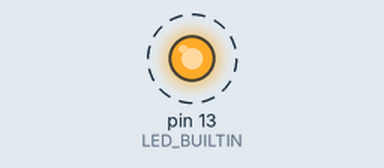
Bench run of a sketch on a simulated Arduino Uno, built with avr-gcc and run on an emulated ATmega328P. Shown: output pins drawn as LEDs (lit = HIGH). Dashed ring = blinking.

Above: at 4.06 s.
Timing chart, 0 to 7.0 s (numbered marks = the images above):
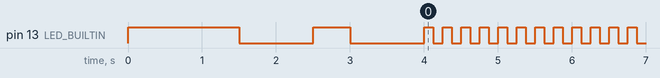

Measured:
- by itself, pin 13 (LED_BUILTIN): goes LOW 1.0 s, HIGH 0.50 s, LOW 1.0 s, 503 × (HIGH 0.13 s, LOW 0.13 s), HIGH 0.13 s, then LOW

The sketch:

BlinkVariations2.ino
```cpp
// the setup function runs once when you press reset or power the board
void setup() {
  // initialize digital pin LED_BUILTIN as an output.
  pinMode(LED_BUILTIN, OUTPUT);
   digitalWrite(LED_BUILTIN, HIGH);  // turn the LED on (HIGH is the voltage level)
  delay(1500);                      // wait for a second
  digitalWrite(LED_BUILTIN, LOW);   // turn the LED off by making the voltage LOW
  delay(1000);                      // wait for a second
  digitalWrite(LED_BUILTIN, HIGH);  // turn the LED on (HIGH is the voltage level)
  delay(500);                      // wait for a second
  digitalWrite(LED_BUILTIN, LOW);   // turn the LED off by making the voltage LOW
  delay(1000);                      // wait for a second
}

// the loop function runs over and over again forever
void loop() {
  digitalWrite(LED_BUILTIN, HIGH);  // turn the LED on (HIGH is the voltage level)
  delay(125);                      // wait for a second
  digitalWrite(LED_BUILTIN, LOW);   // turn the LED off by making the voltage LOW
  delay(125);                      // wait for a second
   digitalWrite(LED_BUILTIN, HIGH);  // turn the LED on (HIGH is the voltage level)
  delay(125);                      // wait for a second
  digitalWrite(LED_BUILTIN, LOW);   // turn the LED off by making the voltage LOW
  delay(125);                      // wait for a second
   digitalWrite(LED_BUILTIN, HIGH);  // turn the LED on (HIGH is the voltage level)
  delay(125);                      // wait for a second
  digitalWrite(LED_BUILTIN, LOW);   // turn the LED off by making the voltage LOW
  delay(125);                      // wait for a second
   digitalWrite(LED_BUILTIN, HIGH);  // turn the LED on (HIGH is the voltage level)
  delay(125);                      // wait for a second
  digitalWrite(LED_BUILTIN, LOW);   // turn the LED off by making the voltage LOW
  delay(125);                      // wait for a second


}
```
